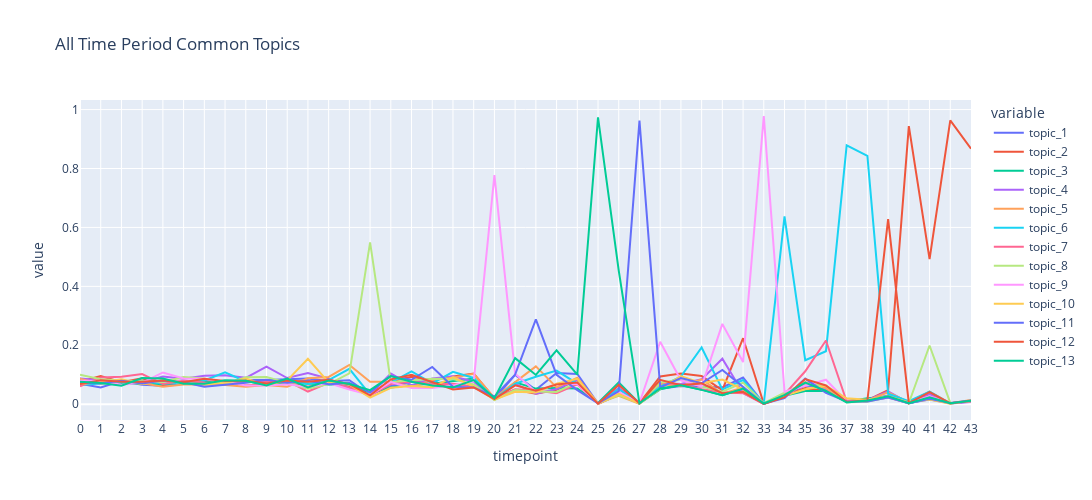

Notebook source saved alongside this figure:
### Code cell
td = pd.DataFrame()
for timepoint in range(best_mdl.num_timepoints):
    td_tmp = pd.DataFrame(
        np.stack([doc.get_topic_dist() for doc in best_mdl.docs if doc.timepoint == timepoint]),
        columns=["topic_{}".format(i + 1) for i in range(best_mdl.k)],
    )
    td_tmp["timepoint"] = timepoint
    td = pd.concat([td, td_tmp], ignore_index=True)
    del td_tmp

import plotly.express as px
fig = px.line(td, x="timepoint", y=td.columns,
            #   hover_data={"timepoint": "|%B %d, %Y"},
              title='All Time Period Common Topics')
fig.update_xaxes(
    dtick="M1",
    tickformat="%b %d",
    ticklabelmode="period")

fig.update_layout(
    autosize=False,
    width=1200,
    height=500)
    
fig.show()

### Figure 1 — Plotly figure (JSON) as saved in the notebook; plotly's stock layout.template omitted (floating-point values rounded to 4 significant figures)
{"data": [{"hovertemplate": "variable=topic_1<br>timepoint=%{x}<br>value=%{y}<extra></extra>", "legendgroup": "topic_1", "line": {"color": "#636efa", "dash": "solid"}, "marker": {"symbol": "circle"}, "mode": "lines", "name": "topic_1", "orientation": "v", "showlegend": true, "type": "scatter", "x": [0, 1, 2, 3, 4, 5, 6, 7, 8, 9, 10, 11, 12, 13, 14, 15, 16, 17, 18, 19, 20, 21, 22, 23, 24, 25, 26, 27, 28, 29, 30, 31, 32, 33, 34, 35, 36, 37, 38, 39, 40, 41, 42, 43], "xaxis": "x", "y": [0.06975, 0.05696, 0.07887, 0.0658, 0.0626, 0.07262, 0.08311, 0.06514, 0.08187, 0.08211, 0.08346, 0.08692, 0.07776, 0.08123, 0.03282, 0.06166, 0.07512, 0.07887, 0.05635, 0.08026, 0.01834, 0.09972, 0.04891, 0.1056, 0.103, 0.001899, 0.05448, 0.002807, 0.05235, 0.06169, 0.06023, 0.05711, 0.09044, 0.00173, 0.032, 0.06335, 0.05676, 0.01017, 0.01516, 0.02951, 0.004191, 0.0156, 0.003021, 0.009389], "yaxis": "y"}, {"hovertemplate": "variable=topic_2<br>timepoint=%{x}<br>value=%{y}<extra></extra>", "legendgroup": "topic_2", "line": {"color": "#EF553B", "dash": "solid"}, "marker": {"symbol": "circle"}, "mode": "lines", "name": "topic_2", "orientation": "v", "showlegend": true, "type": "scatter", "x": [0, 1, 2, 3, 4, 5, 6, 7, 8, 9, 10, 11, 12, 13, 14, 15, 16, 17, 18, 19, 20, 21, 22, 23, 24, 25, 26, 27, 28, 29, 30, 31, 32, 33, 34, 35, 36, 37, 38, 39, 40, 41, 42, 43], "xaxis": "x", "y": [0.07711, 0.09561, 0.07476, 0.08791, 0.06453, 0.07762, 0.06676, 0.07902, 0.06331, 0.06719, 0.07468, 0.05896, 0.07631, 0.05821, 0.03526, 0.07829, 0.09326, 0.08166, 0.09443, 0.1043, 0.02011, 0.04888, 0.03595, 0.04908, 0.08331, 0.0007289, 0.0329, 0.003437, 0.09431, 0.1045, 0.09556, 0.04748, 0.224, 0.001443, 0.02873, 0.05455, 0.04392, 0.01164, 0.01398, 0.0476, 0.9441, 0.4927, 0.9635, 0.8671], "yaxis": "y"}, {"hovertemplate": "variable=topic_3<br>timepoint=%{x}<br>value=%{y}<extra></extra>", "legendgroup": "topic_3", "line": {"color": "#00cc96", "dash": "solid"}, "marker": {"symbol": "circle"}, "mode": "lines", "name": "topic_3", "orientation": "v", "showlegend": true, "type": "scatter", "x": [0, 1, 2, 3, 4, 5, 6, 7, 8, 9, 10, 11, 12, 13, 14, 15, 16, 17, 18, 19, 20, 21, 22, 23, 24, 25, 26, 27, 28, 29, 30, 31, 32, 33, 34, 35, 36, 37, 38, 39, 40, 41, 42, 43], "xaxis": "x", "y": [0.08644, 0.07395, 0.06997, 0.06759, 0.06762, 0.07418, 0.07592, 0.07088, 0.07889, 0.06665, 0.07437, 0.07057, 0.0669, 0.06748, 0.03744, 0.05679, 0.06495, 0.06938, 0.07739, 0.08726, 0.01458, 0.07405, 0.05297, 0.05514, 0.05307, 0.003879, 0.07371, 0.002947, 0.05059, 0.06531, 0.04943, 0.03036, 0.05179, 0.002112, 0.02835, 0.04501, 0.04447, 0.009044, 0.01995, 0.02542, 0.002535, 0.02015, 0.002457, 0.01107], "yaxis": "y"}, {"hovertemplate": "variable=topic_4<br>timepoint=%{x}<br>value=%{y}<extra></extra>", "legendgroup": "topic_4", "line": {"color": "#ab63fa", "dash": "solid"}, "marker": {"symbol": "circle"}, "mode": "lines", "name": "topic_4", "orientation": "v", "showlegend": true, "type": "scatter", "x": [0, 1, 2, 3, 4, 5, 6, 7, 8, 9, 10, 11, 12, 13, 14, 15, 16, 17, 18, 19, 20, 21, 22, 23, 24, 25, 26, 27, 28, 29, 30, 31, 32, 33, 34, 35, 36, 37, 38, 39, 40, 41, 42, 43], "xaxis": "x", "y": [0.08742, 0.08117, 0.07819, 0.07476, 0.09389, 0.08669, 0.09684, 0.09865, 0.08949, 0.1277, 0.08879, 0.1058, 0.08645, 0.05341, 0.03308, 0.104, 0.06359, 0.08705, 0.09478, 0.07617, 0.01611, 0.06934, 0.03528, 0.05134, 0.08293, 0.001899, 0.05266, 0.005467, 0.07187, 0.06892, 0.08439, 0.1546, 0.03791, 0.001347, 0.02684, 0.07044, 0.04889, 0.009948, 0.01366, 0.04351, 0.004801, 0.03419, 0.002645, 0.007908], "yaxis": "y"}, {"hovertemplate": "variable=topic_5<br>timepoint=%{x}<br>value=%{y}<extra></extra>", "legendgroup": "topic_5", "line": {"color": "#FFA15A", "dash": "solid"}, "marker": {"symbol": "circle"}, "mode": "lines", "name": "topic_5", "orientation": "v", "showlegend": true, "type": "scatter", "x": [0, 1, 2, 3, 4, 5, 6, 7, 8, 9, 10, 11, 12, 13, 14, 15, 16, 17, 18, 19, 20, 21, 22, 23, 24, 25, 26, 27, 28, 29, 30, 31, 32, 33, 34, 35, 36, 37, 38, 39, 40, 41, 42, 43], "xaxis": "x", "y": [0.08693, 0.06843, 0.07956, 0.07118, 0.05913, 0.0673, 0.06742, 0.06562, 0.05934, 0.06532, 0.05931, 0.08821, 0.09248, 0.1333, 0.07653, 0.07643, 0.058, 0.08198, 0.08991, 0.1032, 0.02152, 0.07368, 0.1286, 0.05728, 0.09024, 0.003609, 0.02848, 0.001197, 0.06866, 0.06137, 0.08427, 0.03591, 0.05638, 0.001825, 0.02747, 0.07484, 0.05483, 0.01063, 0.01313, 0.0406, 0.006805, 0.043, 0.00368, 0.01462], "yaxis": "y"}, {"hovertemplate": "variable=topic_6<br>timepoint=%{x}<br>value=%{y}<extra></extra>", "legendgroup": "topic_6", "line": {"color": "#19d3f3", "dash": "solid"}, "marker": {"symbol": "circle"}, "mode": "lines", "name": "topic_6", "orientation": "v", "showlegend": true, "type": "scatter", "x": [0, 1, 2, 3, 4, 5, 6, 7, 8, 9, 10, 11, 12, 13, 14, 15, 16, 17, 18, 19, 20, 21, 22, 23, 24, 25, 26, 27, 28, 29, 30, 31, 32, 33, 34, 35, 36, 37, 38, 39, 40, 41, 42, 43], "xaxis": "x", "y": [0.06533, 0.07055, 0.07545, 0.07775, 0.07033, 0.0723, 0.08049, 0.1082, 0.07723, 0.07598, 0.07876, 0.06799, 0.0821, 0.1199, 0.03257, 0.07313, 0.1112, 0.07053, 0.1101, 0.08911, 0.01834, 0.06959, 0.09342, 0.1142, 0.06983, 0.002079, 0.05084, 0.002737, 0.05952, 0.09378, 0.1926, 0.04992, 0.08201, 0.001634, 0.6375, 0.1492, 0.1799, 0.8788, 0.843, 0.03565, 0.01055, 0.04271, 0.002268, 0.01117], "yaxis": "y"}, {"hovertemplate": "variable=topic_7<br>timepoint=%{x}<br>value=%{y}<extra></extra>", "legendgroup": "topic_7", "line": {"color": "#FF6692", "dash": "solid"}, "marker": {"symbol": "circle"}, "mode": "lines", "name": "topic_7", "orientation": "v", "showlegend": true, "type": "scatter", "x": [0, 1, 2, 3, 4, 5, 6, 7, 8, 9, 10, 11, 12, 13, 14, 15, 16, 17, 18, 19, 20, 21, 22, 23, 24, 25, 26, 27, 28, 29, 30, 31, 32, 33, 34, 35, 36, 37, 38, 39, 40, 41, 42, 43], "xaxis": "x", "y": [0.06042, 0.09094, 0.09326, 0.1023, 0.0684, 0.0795, 0.0733, 0.06993, 0.0759, 0.07625, 0.07938, 0.04304, 0.07221, 0.05725, 0.03013, 0.06854, 0.07665, 0.06775, 0.06974, 0.05967, 0.0194, 0.05049, 0.04666, 0.03708, 0.06718, 0.002349, 0.03589, 0.004417, 0.07281, 0.06672, 0.05113, 0.04097, 0.03738, 0.001252, 0.03339, 0.1118, 0.2164, 0.009383, 0.011, 0.02284, 0.00332, 0.02673, 0.003304, 0.009783], "yaxis": "y"}, {"hovertemplate": "variable=topic_8<br>timepoint=%{x}<br>value=%{y}<extra></extra>", "legendgroup": "topic_8", "line": {"color": "#B6E880", "dash": "solid"}, "marker": {"symbol": "circle"}, "mode": "lines", "name": "topic_8", "orientation": "v", "showlegend": true, "type": "scatter", "x": [0, 1, 2, 3, 4, 5, 6, 7, 8, 9, 10, 11, 12, 13, 14, 15, 16, 17, 18, 19, 20, 21, 22, 23, 24, 25, 26, 27, 28, 29, 30, 31, 32, 33, 34, 35, 36, 37, 38, 39, 40, 41, 42, 43], "xaxis": "x", "y": [0.09969, 0.08457, 0.08024, 0.07656, 0.07535, 0.09264, 0.08769, 0.06753, 0.09181, 0.09197, 0.07217, 0.05293, 0.06834, 0.1046, 0.5492, 0.07485, 0.08157, 0.0864, 0.08556, 0.06693, 0.01423, 0.04801, 0.0435, 0.0416, 0.07386, 0.002349, 0.03069, 0.002597, 0.07312, 0.0834, 0.06023, 0.04281, 0.07325, 0.003258, 0.03943, 0.0713, 0.06187, 0.00656, 0.008756, 0.0237, 0.003842, 0.1992, 0.004245, 0.009685], "yaxis": "y"}, {"hovertemplate": "variable=topic_9<br>timepoint=%{x}<br>value=%{y}<extra></extra>", "legendgroup": "topic_9", "line": {"color": "#FF97FF", "dash": "solid"}, "marker": {"symbol": "circle"}, "mode": "lines", "name": "topic_9", "orientation": "v", "showlegend": true, "type": "scatter", "x": [0, 1, 2, 3, 4, 5, 6, 7, 8, 9, 10, 11, 12, 13, 14, 15, 16, 17, 18, 19, 20, 21, 22, 23, 24, 25, 26, 27, 28, 29, 30, 31, 32, 33, 34, 35, 36, 37, 38, 39, 40, 41, 42, 43], "xaxis": "x", "y": [0.08006, 0.07905, 0.06585, 0.07297, 0.1078, 0.08701, 0.08638, 0.07663, 0.06365, 0.06372, 0.06809, 0.05831, 0.07196, 0.04973, 0.03193, 0.07499, 0.05478, 0.05515, 0.064, 0.07762, 0.7772, 0.1031, 0.04249, 0.06952, 0.06882, 0.001359, 0.04213, 0.003997, 0.2119, 0.0812, 0.06011, 0.2726, 0.143, 0.9782, 0.04258, 0.06286, 0.08314, 0.01006, 0.01142, 0.02671, 0.003232, 0.02654, 0.003115, 0.01097], "yaxis": "y"}, {"hovertemplate": "variable=topic_10<br>timepoint=%{x}<br>value=%{y}<extra></extra>", "legendgroup": "topic_10", "line": {"color": "#FECB52", "dash": "solid"}, "marker": {"symbol": "circle"}, "mode": "lines", "name": "topic_10", "orientation": "v", "showlegend": true, "type": "scatter", "x": [0, 1, 2, 3, 4, 5, 6, 7, 8, 9, 10, 11, 12, 13, 14, 15, 16, 17, 18, 19, 20, 21, 22, 23, 24, 25, 26, 27, 28, 29, 30, 31, 32, 33, 34, 35, 36, 37, 38, 39, 40, 41, 42, 43], "xaxis": "x", "y": [0.06975, 0.07395, 0.08504, 0.06759, 0.08191, 0.07136, 0.06676, 0.07232, 0.08717, 0.06532, 0.08064, 0.1542, 0.07438, 0.06652, 0.02283, 0.05564, 0.06173, 0.05761, 0.09182, 0.05967, 0.01576, 0.04218, 0.03945, 0.07, 0.08596, 0.001269, 0.03485, 0.001967, 0.05173, 0.09551, 0.07152, 0.08396, 0.04955, 0.001921, 0.02835, 0.051, 0.0627, 0.01988, 0.01505, 0.02704, 0.005846, 0.01599, 0.001704, 0.01334], "yaxis": "y"}, {"hovertemplate": "variable=topic_11<br>timepoint=%{x}<br>value=%{y}<extra></extra>", "legendgroup": "topic_11", "line": {"color": "#636efa", "dash": "solid"}, "marker": {"symbol": "circle"}, "mode": "lines", "name": "topic_11", "orientation": "v", "showlegend": true, "type": "scatter", "x": [0, 1, 2, 3, 4, 5, 6, 7, 8, 9, 10, 11, 12, 13, 14, 15, 16, 17, 18, 19, 20, 21, 22, 23, 24, 25, 26, 27, 28, 29, 30, 31, 32, 33, 34, 35, 36, 37, 38, 39, 40, 41, 42, 43], "xaxis": "x", "y": [0.0722, 0.07098, 0.07956, 0.06998, 0.08037, 0.07481, 0.05957, 0.06562, 0.07259, 0.08318, 0.07311, 0.07982, 0.06786, 0.07227, 0.04077, 0.09578, 0.08292, 0.1265, 0.05896, 0.05717, 0.02669, 0.1006, 0.2878, 0.09958, 0.0479, 0.002709, 0.04434, 0.9624, 0.05702, 0.08859, 0.07116, 0.1166, 0.05937, 0.001825, 0.02092, 0.08707, 0.03854, 0.009383, 0.009289, 0.0223, 0.003145, 0.01821, 0.003868, 0.01225], "yaxis": "y"}, {"hovertemplate": "variable=topic_12<br>timepoint=%{x}<br>value=%{y}<extra></extra>", "legendgroup": "topic_12", "line": {"color": "#EF553B", "dash": "solid"}, "marker": {"symbol": "circle"}, "mode": "lines", "name": "topic_12", "orientation": "v", "showlegend": true, "type": "scatter", "x": [0, 1, 2, 3, 4, 5, 6, 7, 8, 9, 10, 11, 12, 13, 14, 15, 16, 17, 18, 19, 20, 21, 22, 23, 24, 25, 26, 27, 28, 29, 30, 31, 32, 33, 34, 35, 36, 37, 38, 39, 40, 41, 42, 43], "xaxis": "x", "y": [0.06828, 0.0816, 0.07613, 0.07656, 0.08076, 0.07449, 0.08638, 0.07902, 0.07922, 0.07065, 0.08032, 0.07638, 0.08283, 0.0678, 0.02988, 0.08446, 0.09988, 0.07347, 0.04975, 0.05677, 0.01705, 0.06401, 0.04576, 0.06667, 0.07348, 0.001989, 0.06539, 0.003087, 0.08299, 0.06452, 0.07067, 0.03717, 0.04197, 0.001156, 0.02369, 0.08524, 0.06367, 0.008367, 0.01292, 0.6285, 0.003929, 0.04116, 0.003021, 0.01077], "yaxis": "y"}, {"hovertemplate": "variable=topic_13<br>timepoint=%{x}<br>value=%{y}<extra></extra>", "legendgroup": "topic_13", "line": {"color": "#00cc96", "dash": "solid"}, "marker": {"symbol": "circle"}, "mode": "lines", "name": "topic_13", "orientation": "v", "showlegend": true, "type": "scatter", "x": [0, 1, 2, 3, 4, 5, 6, 7, 8, 9, 10, 11, 12, 13, 14, 15, 16, 17, 18, 19, 20, 21, 22, 23, 24, 25, 26, 27, 28, 29, 30, 31, 32, 33, 34, 35, 36, 37, 38, 39, 40, 41, 42, 43], "xaxis": "x", "y": [0.07662, 0.07225, 0.06311, 0.08911, 0.08732, 0.06949, 0.06938, 0.08141, 0.07955, 0.06399, 0.08691, 0.0568, 0.08041, 0.06828, 0.04756, 0.09549, 0.07631, 0.06366, 0.05722, 0.08185, 0.02069, 0.1564, 0.09928, 0.1829, 0.1004, 0.9739, 0.4537, 0.002947, 0.05318, 0.06452, 0.0487, 0.03056, 0.05297, 0.002303, 0.03074, 0.07338, 0.04489, 0.006109, 0.0127, 0.02661, 0.003668, 0.02383, 0.00321, 0.01196], "yaxis": "y"}], "layout": {"autosize": false, "height": 500, "legend": {"title": {"text": "variable"}, "tracegroupgap": 0}, "title": {"text": "All Time Period Common Topics"}, "width": 1200, "xaxis": {"anchor": "y", "domain": [0, 1], "dtick": "M1", "tickformat": "%b %d", "ticklabelmode": "period", "title": {"text": "timepoint"}}, "yaxis": {"anchor": "x", "domain": [0, 1], "title": {"text": "value"}}}}
